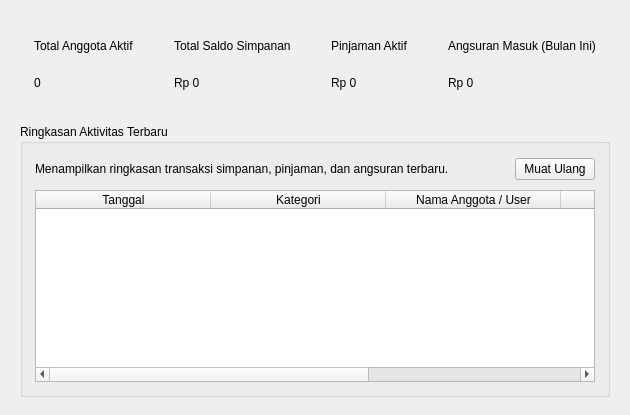
        <widget class="QWidget" name="pageDashboard">
         <layout class="QVBoxLayout" name="layoutDashboard">
          <property name="spacing">
           <number>14</number>
          </property>
          <property name="leftMargin">
           <number>20</number>
          </property>
          <property name="topMargin">
           <number>18</number>
          </property>
          <property name="rightMargin">
           <number>20</number>
          </property>
          <property name="bottomMargin">
           <number>18</number>
          </property>
          <item>
           <layout class="QHBoxLayout" name="layoutStatCards">
            <property name="spacing">
             <number>12</number>
            </property>
            <item>
             <widget class="QFrame" name="frameCardAnggota">
              <property name="minimumSize">
               <size>
                <width>0</width>
                <height>92</height>
               </size>
              </property>
              <property name="statCard" stdset="0">
               <bool>true</bool>
              </property>
              <layout class="QVBoxLayout" name="layoutCardAnggota">
               <property name="leftMargin">
                <number>14</number>
               </property>
               <property name="topMargin">
                <number>12</number>
               </property>
               <property name="rightMargin">
                <number>14</number>
               </property>
               <property name="bottomMargin">
                <number>12</number>
               </property>
               <item>
                <widget class="QLabel" name="lblTitleAnggota">
                 <property name="text">
                  <string>Total Anggota Aktif</string>
                 </property>
                 <property name="statTitle" stdset="0">
                  <bool>true</bool>
                 </property>
                </widget>
               </item>
               <item>
                <widget class="QLabel" name="lblTotalAnggota">
                 <property name="text">
                  <string>0</string>
                 </property>
                 <property name="statValue" stdset="0">
                  <bool>true</bool>
                 </property>
                </widget>
               </item>
              </layout>
             </widget>
            </item>
            <item>
             <widget class="QFrame" name="frameCardSimpanan">
              <property name="minimumSize">
               <size>
                <width>0</width>
                <height>92</height>
               </size>
              </property>
              <property name="statCard" stdset="0">
               <bool>true</bool>
              </property>
              <layout class="QVBoxLayout" name="layoutCardSimpanan">
               <property name="leftMargin">
                <number>14</number>
               </property>
               <property name="topMargin">
                <number>12</number>
               </property>
               <property name="rightMargin">
                <number>14</number>
               </property>
               <property name="bottomMargin">
                <number>12</number>
               </property>
               <item>
                <widget class="QLabel" name="lblTitleSimpanan">
                 <property name="text">
                  <string>Total Saldo Simpanan</string>
                 </property>
                 <property name="statTitle" stdset="0">
                  <bool>true</bool>
                 </property>
                </widget>
               </item>
               <item>
                <widget class="QLabel" name="lblTotalSimpanan">
                 <property name="text">
                  <string>Rp 0</string>
                 </property>
                 <property name="statValue" stdset="0">
                  <bool>true</bool>
                 </property>
                </widget>
               </item>
              </layout>
             </widget>
            </item>
            <item>
             <widget class="QFrame" name="frameCardPinjaman">
              <property name="minimumSize">
               <size>
                <width>0</width>
                <height>92</height>
               </size>
              </property>
              <property name="statCard" stdset="0">
               <bool>true</bool>
              </property>
              <layout class="QVBoxLayout" name="layoutCardPinjaman">
               <property name="leftMargin">
                <number>14</number>
               </property>
               <property name="topMargin">
                <number>12</number>
               </property>
               <property name="rightMargin">
                <number>14</number>
               </property>
               <property name="bottomMargin">
                <number>12</number>
               </property>
               <item>
                <widget class="QLabel" name="lblTitlePinjaman">
                 <property name="text">
                  <string>Pinjaman Aktif</string>
                 </property>
                 <property name="statTitle" stdset="0">
                  <bool>true</bool>
                 </property>
                </widget>
               </item>
               <item>
                <widget class="QLabel" name="lblTotalPinjaman">
                 <property name="text">
                  <string>Rp 0</string>
                 </property>
                 <property name="statValue" stdset="0">
                  <bool>true</bool>
                 </property>
                </widget>
               </item>
              </layout>
             </widget>
            </item>
            <item>
             <widget class="QFrame" name="frameCardAngsuran">
              <property name="minimumSize">
               <size>
                <width>0</width>
                <height>92</height>
               </size>
              </property>
              <property name="statCard" stdset="0">
               <bool>true</bool>
              </property>
              <layout class="QVBoxLayout" name="layoutCardAngsuran">
               <property name="leftMargin">
                <number>14</number>
               </property>
               <property name="topMargin">
                <number>12</number>
               </property>
               <property name="rightMargin">
                <number>14</number>
               </property>
               <property name="bottomMargin">
                <number>12</number>
               </property>
               <item>
                <widget class="QLabel" name="lblTitleAngsuran">
                 <property name="text">
                  <string>Angsuran Masuk (Bulan Ini)</string>
                 </property>
                 <property name="statTitle" stdset="0">
                  <bool>true</bool>
                 </property>
                </widget>
               </item>
               <item>
                <widget class="QLabel" name="lblTotalAngsuran">
                 <property name="text">
                  <string>Rp 0</string>
                 </property>
                 <property name="statValue" stdset="0">
                  <bool>true</bool>
                 </property>
                </widget>
               </item>
              </layout>
             </widget>
            </item>
           </layout>
          </item>
          <item>
           <widget class="QGroupBox" name="grpDashboardRingkasan">
            <property name="title">
             <string>Ringkasan Aktivitas Terbaru</string>
            </property>
            <layout class="QVBoxLayout" name="layoutDashboardTable">
             <property name="spacing">
              <number>10</number>
             </property>
             <property name="leftMargin">
              <number>12</number>
             </property>
             <property name="topMargin">
              <number>14</number>
             </property>
             <property name="rightMargin">
              <number>12</number>
             </property>
             <property name="bottomMargin">
              <number>12</number>
             </property>
             <item>
              <layout class="QHBoxLayout" name="layoutDashboardFilter">
               <item>
                <widget class="QLabel" name="lblDashInfo">
                 <property name="text">
                  <string>Menampilkan ringkasan transaksi simpanan, pinjaman, dan angsuran terbaru.</string>
                 </property>
                </widget>
               </item>
               <item>
                <spacer name="spacerDashFilter">
                 <property name="orientation">
                  <enum>Qt::Horizontal</enum>
                 </property>
                 <property name="sizeHint" stdset="0">
                  <size>
                   <width>40</width>
                   <height>20</height>
                  </size>
                 </property>
                </spacer>
               </item>
               <item>
                <widget class="QPushButton" name="btnRefreshDashboard">
                 <property name="text">
                  <string>Muat Ulang</string>
                 </property>
                 <property name="btnType" stdset="0">
                  <string>neutral</string>
                 </property>
                </widget>
               </item>
              </layout>
             </item>
             <item>
              <widget class="QTableWidget" name="tblDashboardRingkasan">
               <property name="editTriggers">
                <set>QAbstractItemView::NoEditTriggers</set>
               </property>
               <property name="alternatingRowColors">
                <bool>true</bool>
               </property>
               <property name="selectionMode">
                <enum>QAbstractItemView::SingleSelection</enum>
               </property>
               <property name="selectionBehavior">
                <enum>QAbstractItemView::SelectRows</enum>
               </property>
               <attribute name="horizontalHeaderDefaultSectionSize">
                <number>175</number>
               </attribute>
               <attribute name="horizontalHeaderStretchLastSection">
                <bool>true</bool>
               </attribute>
               <column>
                <property name="text">
                 <string>Tanggal</string>
                </property>
               </column>
               <column>
                <property name="text">
                 <string>Kategori</string>
                </property>
               </column>
               <column>
                <property name="text">
                 <string>Nama Anggota / User</string>
                </property>
               </column>
               <column>
                <property name="text">
                 <string>Nominal</string>
                </property>
               </column>
               <column>
                <property name="text">
                 <string>Status / Keterangan</string>
                </property>
               </column>
              </widget>
             </item>
            </layout>
           </widget>
          </item>
         </layout>
        </widget>
